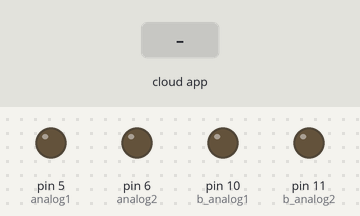
Simulated run of this sketch. Board: Arduino Uno, built with avr-gcc and run on an emulated ATmega328P. On the bench: output pins drawn as LEDs (lit = HIGH). The test bench sets the inputs (shaded band). The ROS host is connected and sends only what is stated.

Above: at 1.2 s.
1.3 s: the phone or cloud app sets linear.x to -100
At 2.1 s:
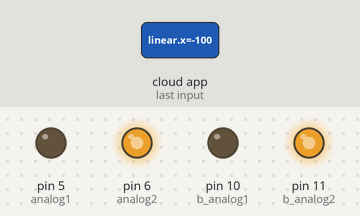
2.8 s: the phone or cloud app sets angular.z to -100
At 3.3 s:
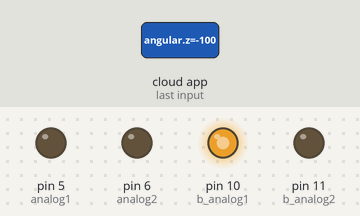
4.3 s: the phone or cloud app sets angular.z to 100
At 5.6 s:
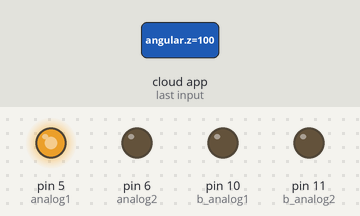
Timing chart, 0 to 7.3 s (numbered marks = the images above; inputs shaded):
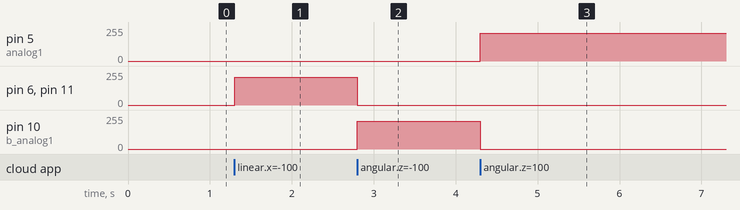

Measured:
- after the input at 1.3 s, pin 6 (analog2), pin 11 (b_analog2): 0/255 → 210/255 at once
- after the input at 2.8 s, pin 6 (analog2), pin 11 (b_analog2): 210/255 → 0/255 at once; pin 10 (b_analog1): 0/255 → 210/255 at once
- after the input at 4.3 s, pin 5 (analog1): 0/255 → 210/255 at once; pin 10 (b_analog1): 210/255 → 0/255 at once

The sketch:

arduino_move_v1.ino
```cpp
#include <ros.h>
#include <std_msgs/Int16.h>
#include <geometry_msgs/Twist.h>

// Handles startup and shutdown of ROS
ros::NodeHandle nh;

////////////////// Motor Controller Variables and Constants ///////////////////

// Motor A connections Right
const int analog1 = 5;
const int analog2 = 6;

// Motor B connections Left
const int b_analog1 = 10;
const int b_analog2 = 11;

// Wheel radius in meters
const double WHEEL_RADIUS = 0.035;

// Distance from center of the left tire to the center of the right tire in m
const double WHEEL_BASE = 0.13;


/////////////////////// Motor Controller Functions ////////////////////////////


void forward() {
  // Moves straight forward
  analogWrite(analog1, 210);
  analogWrite(analog2, 0);
  analogWrite(b_analog1, 210);
  analogWrite(b_analog2, 0);
}

void backward() {
  // Moves straight backward
  analogWrite(analog1, 0);
  analogWrite(analog2, 210);
  analogWrite(b_analog1, 0);
  analogWrite(b_analog2, 210);
}

void rotate_slow_right() {
  // Rotates around right wheel
  digitalWrite(analog1, LOW);
  digitalWrite(analog2, LOW);
  analogWrite(b_analog1, 210);
  analogWrite(b_analog2, 0);
}

void rotate_hard_right() {
  // Right rotation with both wheels
  analogWrite(analog1, 0);
  analogWrite(analog2, 210);
  analogWrite(b_analog1, 210);
  analogWrite(b_analog2, 0);
}

void rotate_slow_left() {
  // Rotates around left wheel
  analogWrite(analog1, 210);
  analogWrite(analog2, 0);
  digitalWrite(b_analog1, LOW);
  digitalWrite(b_analog2, LOW);
}

void rotate_hard_left() {
  // Left rotation with both wheels
  analogWrite(analog1, 210);
  analogWrite(analog2, 0);
  analogWrite(b_analog1, 0);
  analogWrite(b_analog2, 210);
}

void stop() {
  // Stops completely
  digitalWrite(analog1, LOW);
  digitalWrite(analog2, LOW);
  digitalWrite(b_analog1, LOW);
  digitalWrite(b_analog2, LOW);
}

void move_robot(const geometry_msgs::Twist& cmdVel){
  // Moves robot in accordance to received Twist commands
  if (cmdVel.linear.x > 0) {
    forward();
  }
  if (cmdVel.linear.x < 0) {
    backward();
  }
  if (cmdVel.angular.z > 0 && cmdVel.angular.z < 10) {
    rotate_slow_left();
  }
  if (cmdVel.angular.z == 10) {
    rotate_hard_left();
  }
  if (cmdVel.angular.z < 0 && cmdVel.angular.z > -10) {
    rotate_slow_right();
  }
  if (cmdVel.angular.z == -10) {
    rotate_hard_right();
  }
  if (cmdVel.angular.z == 0 && cmdVel.linear.x == 0) {
    stop();
  }
}

// Set up ROS subscriber to the velocity command
ros::Subscriber<geometry_msgs::Twist> subCmdVel("cmd_vel", &move_robot);

void setup() {


  // Motor control pins are outputs
  pinMode(analog1, OUTPUT);
  pinMode(analog2, OUTPUT);
  pinMode(b_analog1, OUTPUT);
  pinMode(b_analog2, OUTPUT);

  // Initial -> down
  digitalWrite(analog1, LOW);
  digitalWrite(analog2, LOW);
  digitalWrite(b_analog1, LOW);
  digitalWrite(b_analog2, LOW);


  // ROS Setup
  nh.getHardware()->setBaud(115200);
  nh.initNode();
  nh.subscribe(subCmdVel);
}

void loop() {
  // Will it work, or additional method required?
  nh.spinOnce();

}
```
